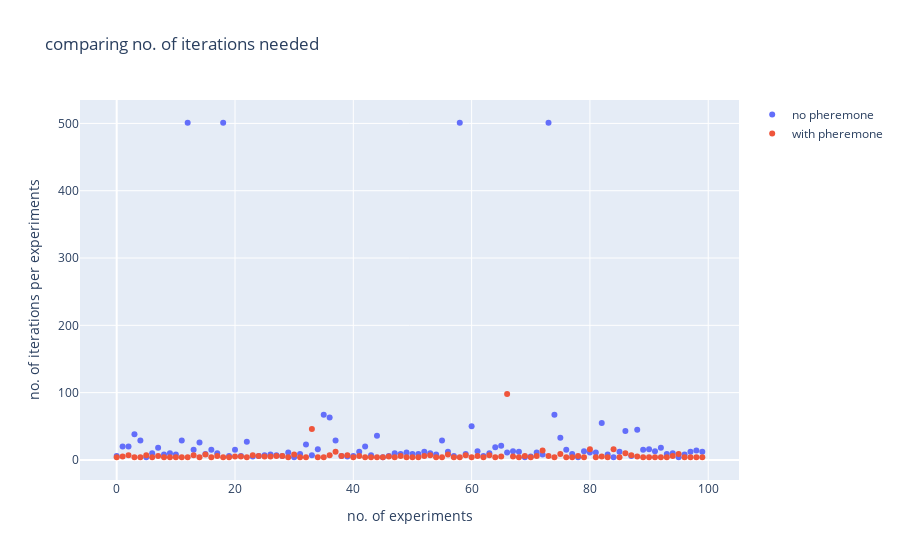

Write notebook code for a chart like this one.
### Code cell
fig = go.Figure()
x_axis = list(range(num_points))

fig.add_trace(go.Scatter(x=x_axis, y=iter_list,
                    mode='markers',
                    name='no pheremone'))
fig.add_trace(go.Scatter(x=x_axis, y=iter_list_opt,
                    mode='markers',
                    name='with pheremone'))
fig.update_layout(title='comparing no. of iterations needed',
                   xaxis_title='no. of experiments',
                   yaxis_title='no. of iterations per experiments')
fig.show()
print("Mean iterations without pheremone: ", statistics.mean(iter_list))
print("Median iterations without pheremone: ", statistics.median(iter_list))
print("Mean iterations with pheremone: ", statistics.mean(iter_list_opt))
print("Median iterations with pheremone: ", statistics.median(iter_list_opt))

### Figure 1 — Plotly figure (JSON) as saved in the notebook; plotly's stock layout.template omitted (floating-point values rounded to 4 significant figures)
{"data": [{"mode": "markers", "name": "no pheremone", "type": "scatter", "x": [0, 1, 2, 3, 4, 5, 6, 7, 8, 9, 10, 11, 12, 13, 14, 15, 16, 17, 18, 19, 20, 21, 22, 23, 24, 25, 26, 27, 28, 29, 30, 31, 32, 33, 34, 35, 36, 37, 38, 39, 40, 41, 42, 43, 44, 45, 46, 47, 48, 49, 50, 51, 52, 53, 54, 55, 56, 57, 58, 59, 60, 61, 62, 63, 64, 65, 66, 67, 68, 69, 70, 71, 72, 73, 74, 75, 76, 77, 78, 79, 80, 81, 82, 83, 84, 85, 86, 87, 88, 89, 90, 91, 92, 93, 94, 95, 96, 97, 98, 99], "y": [6, 20, 20, 38, 29, 4, 10, 18, 8, 10, 8, 29, 501, 15, 26, 9, 15, 10, 501, 6, 15, 6, 27, 5, 6, 7, 8, 7, 6, 11, 4, 9, 23, 7, 16, 67, 63, 29, 6, 5, 6, 12, 20, 7, 36, 4, 6, 10, 9, 11, 9, 9, 12, 10, 8, 29, 12, 6, 501, 9, 50, 13, 6, 10, 19, 21, 11, 13, 12, 4, 5, 11, 8, 501, 67, 33, 15, 9, 4, 13, 11, 11, 55, 8, 4, 12, 43, 6, 45, 15, 16, 13, 18, 9, 10, 4, 8, 12, 14, 12]}, {"mode": "markers", "name": "with pheremone", "type": "scatter", "x": [0, 1, 2, 3, 4, 5, 6, 7, 8, 9, 10, 11, 12, 13, 14, 15, 16, 17, 18, 19, 20, 21, 22, 23, 24, 25, 26, 27, 28, 29, 30, 31, 32, 33, 34, 35, 36, 37, 38, 39, 40, 41, 42, 43, 44, 45, 46, 47, 48, 49, 50, 51, 52, 53, 54, 55, 56, 57, 58, 59, 60, 61, 62, 63, 64, 65, 66, 67, 68, 69, 70, 71, 72, 73, 74, 75, 76, 77, 78, 79, 80, 81, 82, 83, 84, 85, 86, 87, 88, 89, 90, 91, 92, 93, 94, 95, 96, 97, 98, 99], "y": [4, 5, 7, 4, 4, 7, 4, 6, 4, 4, 4, 4, 4, 7, 4, 8, 4, 6, 4, 4, 5, 5, 4, 7, 6, 5, 5, 6, 6, 4, 8, 4, 4, 46, 4, 4, 7, 12, 6, 7, 4, 6, 4, 4, 4, 4, 5, 4, 6, 4, 4, 4, 6, 7, 4, 4, 8, 4, 4, 7, 4, 6, 4, 7, 4, 5, 98, 5, 4, 6, 4, 6, 14, 6, 4, 9, 4, 4, 6, 4, 16, 4, 5, 4, 16, 4, 10, 7, 5, 4, 4, 4, 4, 4, 6, 9, 4, 4, 4, 4]}], "layout": {"title": {"text": "comparing no. of iterations needed"}, "xaxis": {"title": {"text": "no. of experiments"}}, "yaxis": {"title": {"text": "no. of iterations per experiments"}}}}
